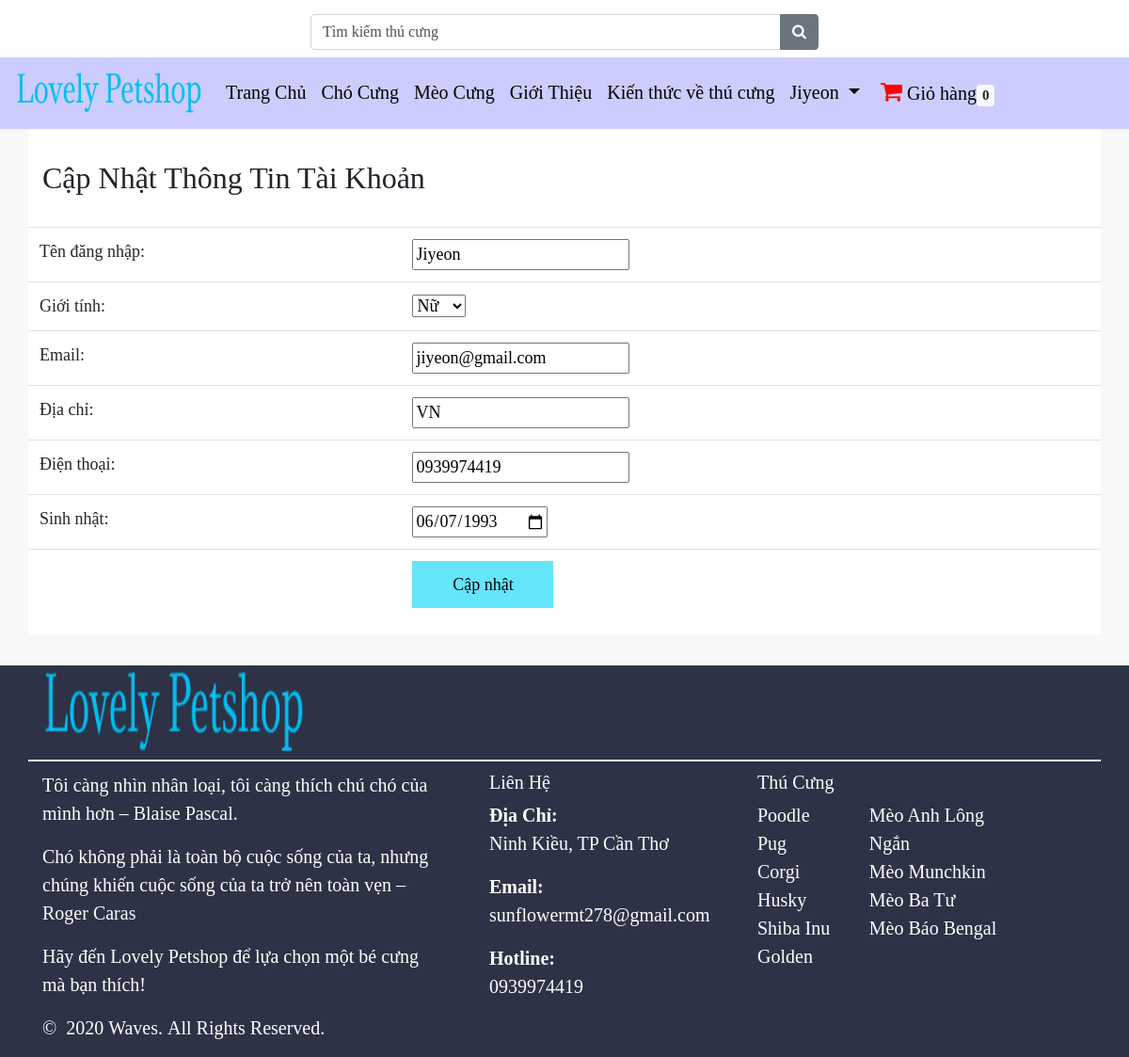
The page /application/LovePets/informationPersonal.php?namelogin=Jiyeon (signed in) on the database its author committed.
### tables this page shows
CREATE TABLE `customer` (
  `NameLogin` varchar(200) NOT NULL,
  `Password` varchar(100) NOT NULL,
  `FullName` varchar(100) NOT NULL,
  `Gender` int(11) DEFAULT NULL,
  `Address` varchar(500) NOT NULL,
  `Email` varchar(100) NOT NULL,
  `PhoneNumber` varchar(50) NOT NULL,
  `Birthday` date DEFAULT NULL,
  `Status` int(11) NOT NULL,
  `TypeUser` varchar(200) NOT NULL,
  `code` text NOT NULL
);

### application/LovePets/informationPersonal.php (the view, shortened to what this page needs)
<!DOCTYPE html>
<html>
    <head>
        <link rel="stylesheet" href="https://maxcdn.bootstrapcdn.com/bootstrap/4.4.1/css/bootstrap.min.css">
        <link rel="stylesheet" href="https://cdnjs.cloudflare.com/ajax/libs/font-awesome/4.7.0/css/font-awesome.min.css">
    </head>
    <body style="font-family: serif;font-size: 18px">
        <?php include 'header.php'; ?>
        <?php
        include 'connection.php';
        ?>
        <?php
        include 'connection.php';
        $namelogin = $_GET['namelogin'];
        $sql = "select * from customer where NameLogin='$namelogin'";
        $result = $conn->query($sql);
        ?>
        <div style="background-color:rgb(248,248,248);height:570px">
            <div class="container" style="background-color:white;">
                <form method="post">
                      <div class="row">
                        <div class="col-md-12">
                        </div>
                    </div>
                    <div class="row">
                        <div class="col-md-12" style="padding-bottom: 25px;padding-top: 25px">
                            <h2>Cập Nhật Thông Tin Tài Khoản</h2>
                        </div>
                    </div>
                    <div class="row">
                        <table class="table">
                            <?php
                            if ($result->num_rows > 0) {
                                while ($row = $result->fetch_array()) {
                                    $gender = $row['Gender'];
                                    ?>
                                    <tbody>
                                        <tr>
                                            <td>Tên đăng nhập:</td>
                                            <th scope="row"><input type="text" readonly=""  value="<?php echo $namelogin; ?>" name="name"></th>
                                        </tr>
                                        <tr>
                                            <td>Giới tính:</td>
                                            <td scope="row">
                                                <select name="gender">
                                                    <option value="<?php
                            if ($gender == 1) {
                                echo "1";
                            } else {
                                echo "0";
                            }
                                    ?>"><?php
                                                            if ($gender == 1) {
                                                                echo "Nữ";
                                                            } else {
                                                                echo "Nam";
                                                            }
                                                            ?></option>
                                                </select>
                                            </td>
                                        </tr>
                                        <tr>
                                            <td>Email: </td>
                                            <th scope="row"><input type="email" oninvalid="this.setCustomValidity('Vui lòng nhập vào địa chỉ email!')"
                                                                   oninput="setCustomValidity('')" required value="<?php echo $row['Email'] ?>"  name="email">
                                            </th>
                                        </tr>
                                        <tr>
                                            <td>Địa chỉ: </td>
                                            <th scope="row"><input type="text" oninvalid="this.setCustomValidity('Vui lòng nhập vào địa chỉ!')"
                                                                   oninput="setCustomValidity('')" required  value="<?php echo $row['Address'] ?>" name="address"></th>
                                        </tr>
                                        <tr>
                                            <td>Điện thoại: </td>
                                            <th scope="row"><input type="phone" oninvalid="this.setCustomValidity('Vui lòng nhập vào số điện thoại!')"
                                                                   oninput="setCustomValidity('')" required  value="<?php echo $row['PhoneNumber'] ?>" name="phone"></th>
                                        </tr>
                                        <tr>
                                            <td>Sinh nhật: </td>
                                            <th scope="row"><input type="date" oninvalid="this.setCustomValidity('Vui lòng nhập vào mật khẩu lớn hơn bằng 8 ký tự!')"
                                                                   oninput="setCustomValidity('')" required value="<?php echo $row['Birthday']; ?>"  name="birthday"></th>
                                        </tr>
                                        <tr>
                                            <td></td>
                                            <td><input style="background-color:#65e5fa;border:none;width:150px;height:50px" type="submit" name="subsuccess" value="Cập nhật"></input></td>
                                        </tr>
                                    </tbody>
                                    <?php
                                }
                            } else {
                                echo $conn->error;
                            }
                            ?>
                        </table>
                    </div>
                </form>
            </div>
        </div>
        <?php
        include 'footer.php';
        ?>
    </body>
</html>

### rows shown on the page
customer: gender "Nữ", email "jiyeon@gmail.com", address "VN", phone "0939974419", birthday "06/07/1993"

### other values the page prints
$_SESSION['NameLogin'] "Jiyeon"
